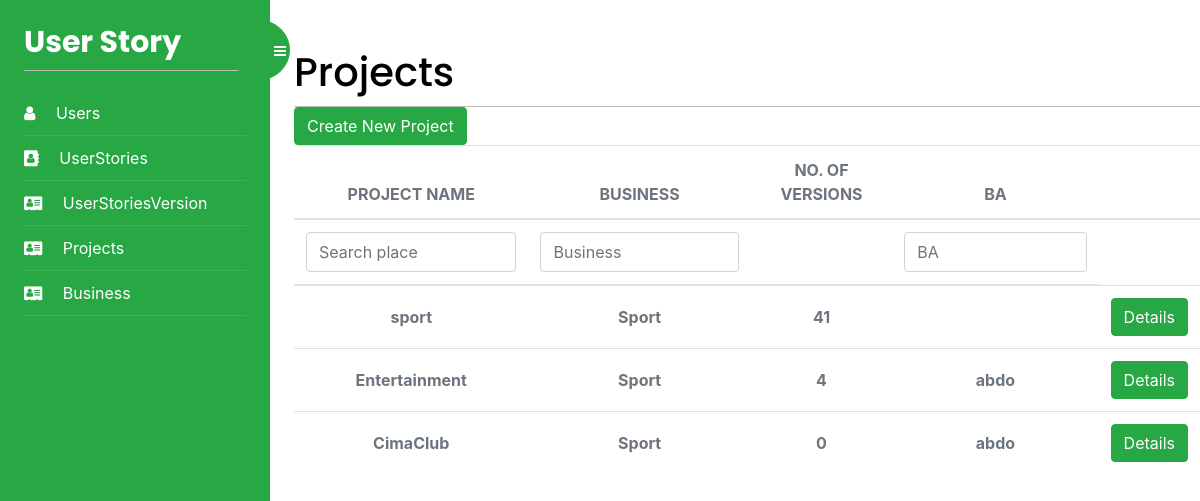
/Projects/list/ (signed in), run on the app's committed database.
### UserStoryApp/models.py (models this page shows, shortened)
class Project(models.Model):
    id = models.AutoField(primary_key=True)
    name = models.TextField(blank=True)
    Business = models.ForeignKey(Business, on_delete=models.CASCADE)
    User = models.ForeignKey(
        User, on_delete=models.CASCADE, blank=True, null=True)
    project = ""
    class Meta:
        db_table = "Project"

class Business(models.Model):
    id = models.AutoField(primary_key=True)
    businessIndustry = models.ManyToManyField(
        BusinessCategory)
    hourlyRate = models.IntegerField(blank=True, null=True)
    name = models.TextField(blank=True)
    LegalEntityName = models.TextField(blank=True)
    Address = models.TextField(blank=True)
    BusinessNumber = models.IntegerField(blank=True, null=True)
    BusinessEmail = models.TextField(blank=True)
    User = models.ManyToManyField(User)
    ABN = models.IntegerField(blank=True, null=True)
    class Meta:
        db_table = "Business"

class User (AbstractUser):
    Role = models.IntegerField(blank=True, null=True, default=2)
    project = []
    business = []

### Projects/views.py (the view)
# urls.py: path('list/', views.Projects_list, name='Projects'),
@login_required
def Projects_list(request):
    project = Project.objects.all()
    my_filter = ProjectsFilter(request.GET, queryset=project)
    project = my_filter.qs
    BA = ""
    Business = ""
    if request.GET.get("Business"):
        Business = request.GET.get("Business")
        project = project.filter(
            Business__name__contains=Business)
    if request.GET.get("BA"):
        BA = request.GET.get("BA")
        project = project.filter(
            User__username__contains=BA)
    for p in project:
        userStoryVersion = UserStoryVersion.objects.filter(Project=p).all()
        p.project = len(userStoryVersion)
    return render(request, 'projects/projects.html', {'projects': project, 'BA': BA, 'Business': Business, 'filter': my_filter})

### Projects/templates/projects/projects.html (shortened to what this page needs)
{% extends "base.html" %}
{% block content %}
<div>
    <h1 class="m-auto">Projects</h1>
</div>
<a href="{% url 'AddProject' %}" class="btn btn-success" aria-hidden="true">Create New Project
</a>
<div class="table-responsive p-0">
    <table class="table align-items-center mb-0">
        <thead>
            <tr>
                <th class="text-center text-uppercase text-secondary text-xxs font-weight-bolder opacity-7">Project Name</th>
                <th class="text-center text-uppercase text-secondary text-xxs font-weight-bolder opacity-7">Business</th>
                <th class="text-center text-uppercase text-secondary text-xxs font-weight-bolder opacity-7">no. of Versions
                </th>
                <th class="text-center text-uppercase text-secondary text-xxs font-weight-bolder opacity-7">BA</th>
                <th class="text-secondary opacity-7"></th>
            </tr>
        </thead>
        <thead>
            <tr>
                <form id="form" method="get">
                    <th class="text-center text-uppercase text-secondary text-xxs font-weight-bolder opacity-7">
                        {{filter.form.name}}</th>
                    <th>
                        <input type="text" name="Business" value="{{Business}}" class="form-control filter" id="personaInputfilter" id="exampleInputEmail1"
                            aria-describedby="emailHelp" placeholder="Business">
                    </th>
                    <th></th>
                    <th>
                        <input type="text" name="BA" value="{{BA}}" class="form-control filter" id="personaInputfilter" id="exampleInputEmail1"
                            aria-describedby="emailHelp" placeholder="BA">
                    </th>
                </form>
            </tr>
        </thead>
        <tbody>
            {% for project in projects %}
                <tr>
                <td class="align-middle text-center">
                    <span class="text-secondary text-xs font-weight-bold">{{project.name}}</span>
                </td>
                <td class="align-middle text-center">
                    <span class="text-secondary text-xs font-weight-bold">{{project.Business.name}}</span>
                </td>
                <td class="align-middle text-center">
                    <span class="text-secondary text-xs font-weight-bold">{{project.project}}</span>
                </td>
                <td class="align-middle text-center">
                    <span class="text-secondary text-xs font-weight-bold">{{project.User.username}}</span>
                </td>
                <td class="align-middle text-center">
                    <a href="{% url 'projectDetails' project.id %}" class="btn btn-success" aria-hidden="true">
                        Details
                    </a>
                </td>
            </tr>
            {% endfor %}
        </tbody>
    </table>
</div>
{% endblock %}

### account/static/css/base.css (style rules this page uses)
body { margin:0; padding:0; font-family:helvetica, sans-serif; }
a { color:#12c064; text-decoration:none; }
h1, h2, h3, h4, h5 , h6 { font-family: 'Muli', sans-serif; font-weight:normal; }
h1 { border-bottom:1px solid #bbb; padding:0 0 10px 0; margin:10px 0 20px 0; }
form { overflow:auto; }
input, textarea { clear:both; float:left; margin:0 0 10px; background:#efefef; border:0; padding:6px 10px; font-size:14px; }

### data on the page
Project: name "sport", Business.name "Sport", project "41"
Project: name "Entertainment", Business.name "Sport", project "4", User.username "abdo"
Project: name "CimaClub", Business.name "Sport", project "0", User.username "abdo"
